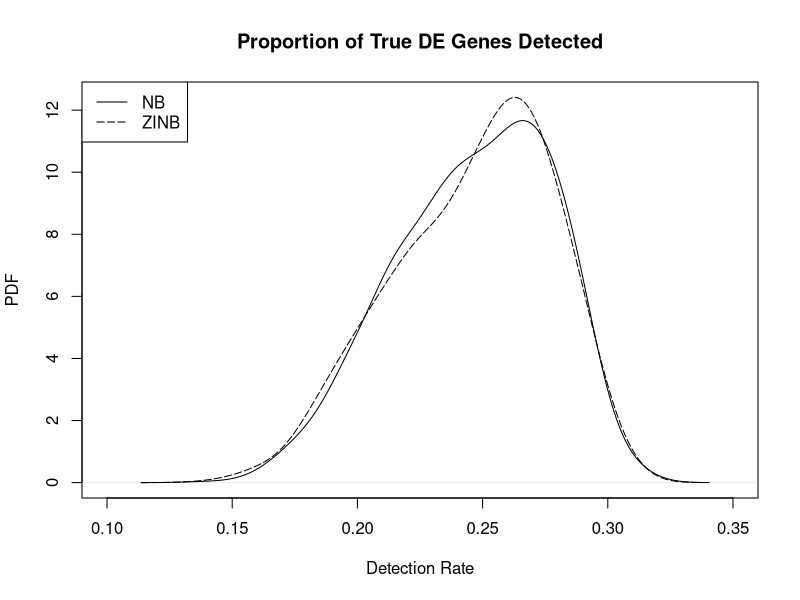
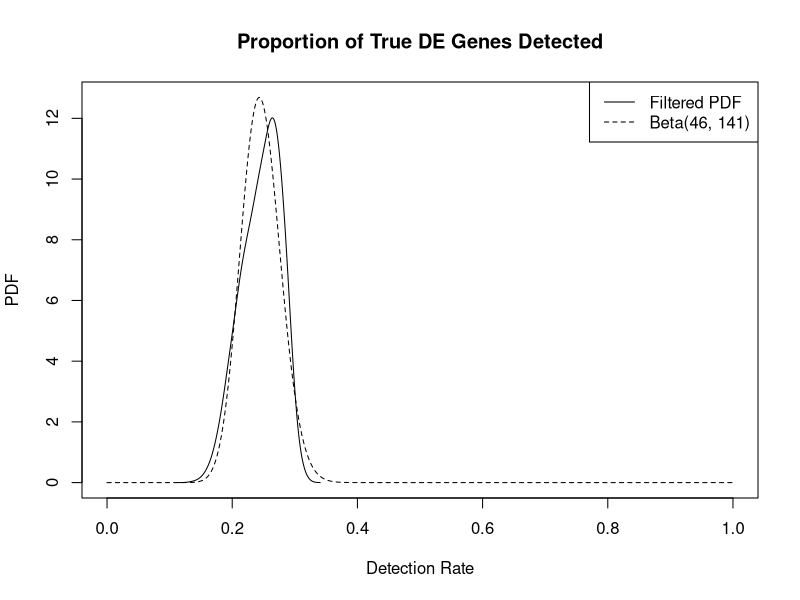
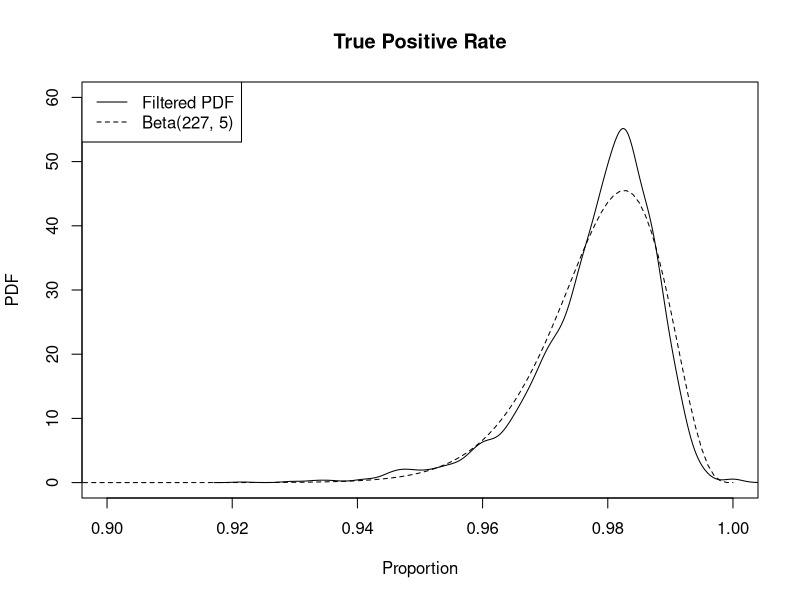

Recreate these plots in R, in order.
## ---- chunk 1
library(knitr)
## ---- chunk 2
NB <- read.csv(file = 'compcodeRbaySeqNB.csv')
ZINB <- read.csv(file = 'compcodeRbaySeqZINB.csv')
## ---- chunk 3
#### Calculate DR statistics for each prior and put in a table.
# Create a matrix holding the mean and variance for the NB and ZINB priors.
statistics <- matrix(c(mean(ZINB$Correct.DE), mean(NB$Correct.DE), var(ZINB$Correct.DE), var(NB$Correct.DE)), nrow = 2)

# Name the rows 'NB' and 'ZINB'.
rownames(statistics) <- c('NB', 'ZINB')

# Name the columns 'Mean' and 'Variance'. 
colnames(statistics) <- c('Mean', 'Variance')

# Create a table holding the priors' stats.
kable(statistics)
## ---- chunk 4
#### Create a filtered PDF for DR with filter width of .035 for each prior.
# Initialize plot.
plot(density(ZINB$Correct.DE, width = .035), ylab = 'PDF', xlab = 'Detection Rate',
     main = 'Proportion of True DE Genes Detected', xlim = c(0.1, .35),
      type = 'n') 

# Add NB prior filtered PDF.
lines(density(NB$Correct.DE, width = .035)) 

# Add ZINB prior filtered PDF.
lines(density(ZINB$Correct.DE, width = .035), lty = 5) 

# Add legend.
legend('topleft', c('NB', 'ZINB'), lty = c(1,5)) 
## ---- chunk 5
#### Fit Beta PDF to combined filtered PDF
# Merge NB and ZINB data. 
total <- rbind(NB, ZINB)

# Find alpha and beta for Beta distribution from mean and variance.
# Calculate mean.
xbar<- mean(total$Correct.DE) 

# Calculate variance.
xvar <- var(total$Correct.DE)

# Calculate alpha.
a <- xbar*(((xbar*(1-xbar))/xvar)-1)

# Calculate beta. 
b <- (1-xbar)*(((xbar*(1-xbar))/xvar)-1)  

# Plot filtered PDF for combined NB and ZINB data with Beta distribution.
# Initialize a sequence of values between 0 and 1 to plot.
x <- seq(0, 1, by = .001)

# Initalize plot. 
plot(x, dbeta(x, shape1 = round(a), shape2 = round(b)), 
     main = 'Proportion of True DE Genes Detected', ylab = 'PDF', 
     xlab = 'Detection Rate', type = 'n')

# Plot filtered PDF for combined NB and ZINB prior.
lines(density(total$Correct.DE, width = .035))

# Plot Beta PDF.
lines(x, dbeta(x, shape1 = round(a), shape2 = round(b)), lty = 2)

# Add legend.
legend('topright', c('Filtered PDF', 'Beta(46, 141)'), lty = c(1,2))
## ---- chunk 6
#### Find alpha and beta for Beta distribution from mean and variance for TPR.
# Calculate mean.
xbar<- mean(total$Correct.TopCounts) 

# Calculate variance. 
xvar <- var(total$Correct.TopCounts)

# Calculate alpha.
a <- xbar*(((xbar*(1-xbar))/xvar)-1)

# Calculate beta.
b <- (1-xbar)*(((xbar*(1-xbar))/xvar)-1)  

#### Plot the Beta distribution with the appropriate alpha and beta.
# Initialize a sequence of values between 0 and 1 to plot.
x <- seq(0, 1, by = .001)

# Plot Beta PDF for TPR.
plot(x, dbeta(x, shape1 = round(a), shape2 = round(b)), lty = 2, xlim = c(.9, 1),
     ylim = c(0, 60), type = 'l', 
     ylab = "PDF", xlab = "Proportion", main ="True Positive Rate")

# Add Filtered PDF from combined NB and ZINB prior.
lines(density(total$Correct.TopCounts))

# Add legend.
legend('topleft', c('Filtered PDF', 'Beta(227, 5)'), lty = c(1,2)) 
